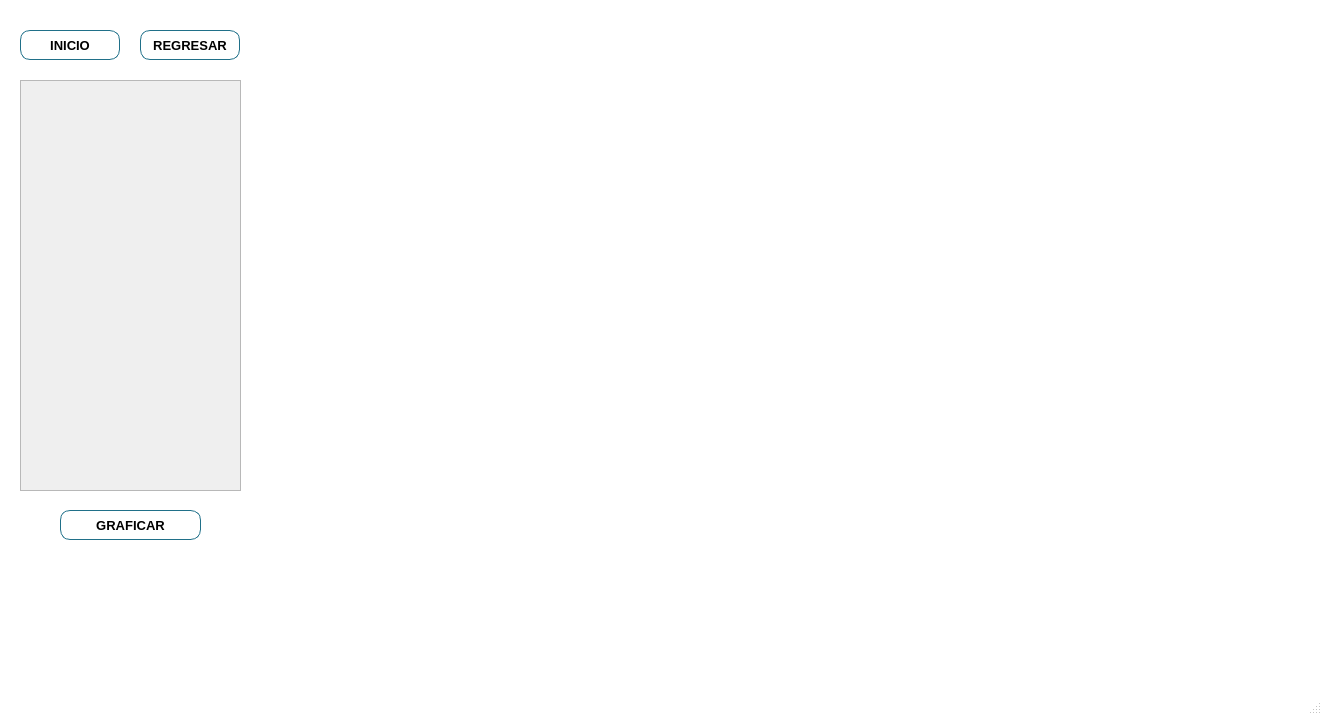
<?xml version="1.0" encoding="UTF-8"?>
<ui version="4.0">
 <class>MainWindow</class>
 <widget class="QMainWindow" name="MainWindow">
  <property name="geometry">
   <rect>
    <x>0</x>
    <y>0</y>
    <width>1322</width>
    <height>715</height>
   </rect>
  </property>
  <property name="minimumSize">
   <size>
    <width>1322</width>
    <height>715</height>
   </size>
  </property>
  <property name="maximumSize">
   <size>
    <width>1322</width>
    <height>715</height>
   </size>
  </property>
  <property name="windowTitle">
   <string>EPSOL Soluciones en Sistemas de Potencia y Energía SA de CV</string>
  </property>
  <property name="windowIcon">
   <iconset resource="Logo/Epsol_Logo.qrc">
    <normaloff>:/EPSOL_ICO/LogoEpsol.ico</normaloff>:/EPSOL_ICO/LogoEpsol.ico</iconset>
  </property>
  <property name="styleSheet">
   <string notr="true">QMainWindow{
						background-color: rgb(255,255,255);
						}

QPushButton{
							
							border-style: solid;
							border-width: 1px;
							border-color: rgb(0, 0, 0);
							color: rgb(0, 0, 0);
							border-radius: 5px;
   						    background-color: qlineargradient(spread:pad, x1:0.965909, y1:0, x2:1, y2:1, stop:0 													rgba(252, 252, 252, 255), stop:0.573864 rgba(226, 226, 226, 255));
    					}

QPushButton:hover {
   						background: qradialgradient(cx: 0.3, cy: -0.4, fx: 0.3, fy: -0.4, radius: 1.35, stop: 0 
                       #fff, stop: 1 #bbb  );
   								 }

QPushButton:pressed {
    border-style: inset;
    background: qradialgradient(
        cx: 0.4, cy: -0.1, fx: 0.4, fy: -0.1,
        radius: 1.35, stop: 0 #fff, stop: 1 #ddd
        );
    }

</string>
  </property>
  <widget class="QWidget" name="centralwidget">
   <widget class="QWidget" name="widget" native="true">
    <property name="geometry">
     <rect>
      <x>260</x>
      <y>80</y>
      <width>1040</width>
      <height>491</height>
     </rect>
    </property>
   </widget>
   <widget class="QLabel" name="logo_label">
    <property name="geometry">
     <rect>
      <x>60</x>
      <y>560</y>
      <width>161</width>
      <height>91</height>
     </rect>
    </property>
    <property name="styleSheet">
     <string notr="true">border-image: url(:/EPSOL/LogoEpsolCMYK.png);</string>
    </property>
    <property name="text">
     <string/>
    </property>
   </widget>
   <widget class="QPushButton" name="backButton">
    <property name="geometry">
     <rect>
      <x>140</x>
      <y>30</y>
      <width>100</width>
      <height>30</height>
     </rect>
    </property>
    <property name="font">
     <font>
      <family>Arial</family>
      <pointsize>10</pointsize>
      <weight>75</weight>
      <bold>true</bold>
     </font>
    </property>
    <property name="styleSheet">
     <string notr="true">border-radius:10px;
border-color: rgb(32, 112, 137);</string>
    </property>
    <property name="text">
     <string>REGRESAR</string>
    </property>
    <property name="iconSize">
     <size>
      <width>16</width>
      <height>16</height>
     </size>
    </property>
   </widget>
   <widget class="QPushButton" name="homeButton">
    <property name="geometry">
     <rect>
      <x>20</x>
      <y>30</y>
      <width>100</width>
      <height>30</height>
     </rect>
    </property>
    <property name="font">
     <font>
      <family>Arial</family>
      <pointsize>10</pointsize>
      <weight>75</weight>
      <bold>true</bold>
     </font>
    </property>
    <property name="styleSheet">
     <string notr="true">border-radius:10px;
border-color: rgb(32, 112, 137);</string>
    </property>
    <property name="text">
     <string>INICIO</string>
    </property>
    <property name="iconSize">
     <size>
      <width>16</width>
      <height>16</height>
     </size>
    </property>
   </widget>
   <widget class="QPushButton" name="graphicButton">
    <property name="geometry">
     <rect>
      <x>60</x>
      <y>510</y>
      <width>141</width>
      <height>30</height>
     </rect>
    </property>
    <property name="font">
     <font>
      <family>Arial</family>
      <pointsize>10</pointsize>
      <weight>75</weight>
      <bold>true</bold>
     </font>
    </property>
    <property name="styleSheet">
     <string notr="true">border-radius:10px;
border-color: rgb(32, 112, 137);</string>
    </property>
    <property name="text">
     <string>GRAFICAR</string>
    </property>
    <property name="iconSize">
     <size>
      <width>16</width>
      <height>16</height>
     </size>
    </property>
   </widget>
   <widget class="QScrollArea" name="area">
    <property name="geometry">
     <rect>
      <x>20</x>
      <y>80</y>
      <width>221</width>
      <height>411</height>
     </rect>
    </property>
    <property name="widgetResizable">
     <bool>true</bool>
    </property>
    <widget class="QWidget" name="scrollAreaWidgetContents">
     <property name="geometry">
      <rect>
       <x>0</x>
       <y>0</y>
       <width>219</width>
       <height>409</height>
      </rect>
     </property>
    </widget>
   </widget>
  </widget>
  <widget class="QStatusBar" name="statusbar"/>
 </widget>
 <resources>
  <include location="Logo/Epsol_Logo.qrc"/>
 </resources>
 <connections/>
</ui>
